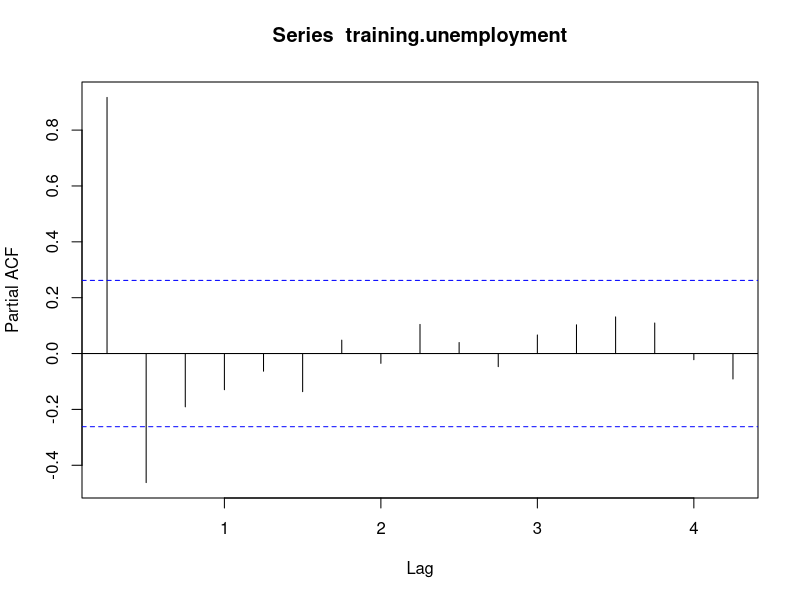
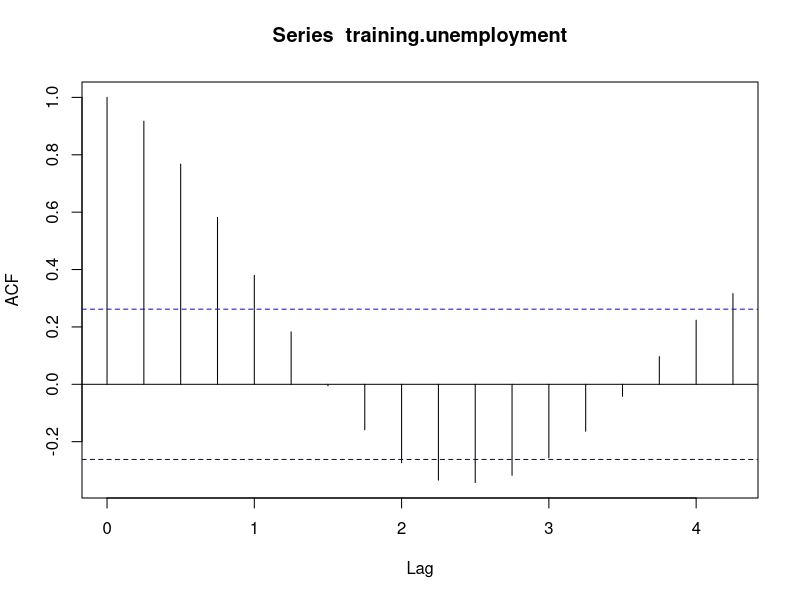
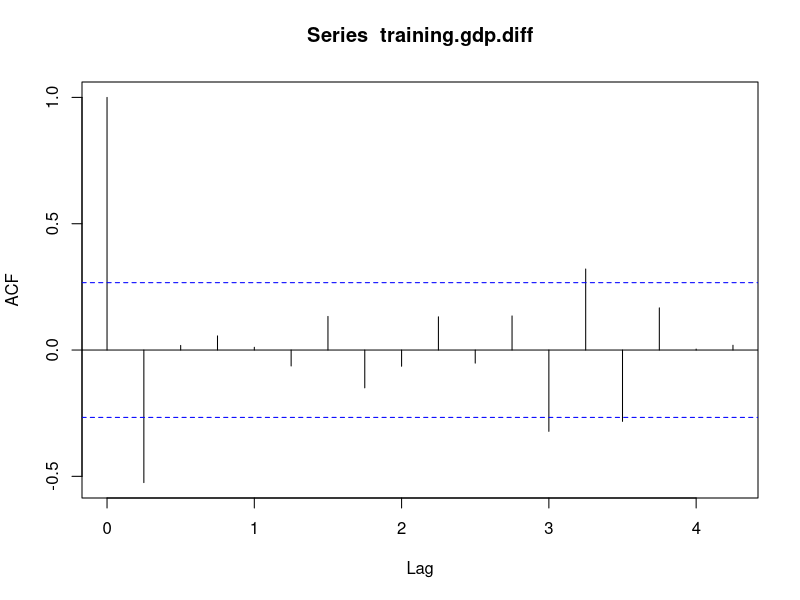
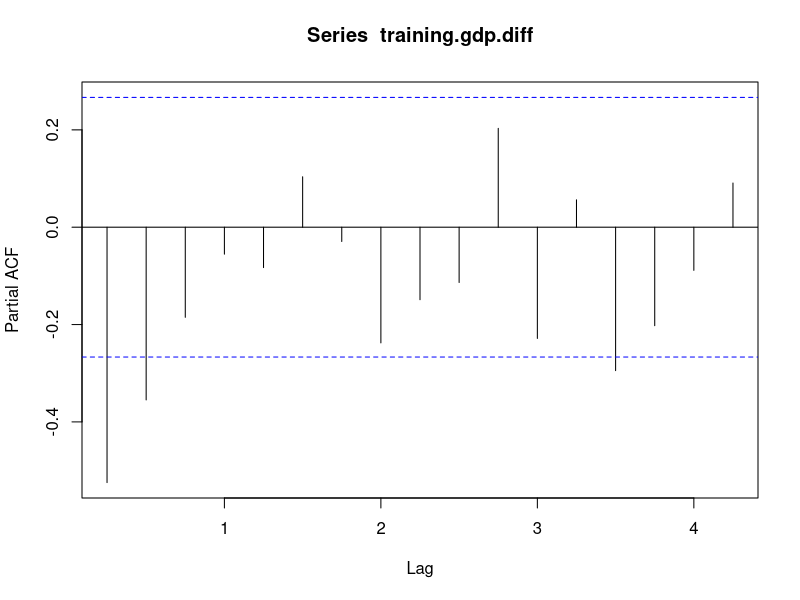
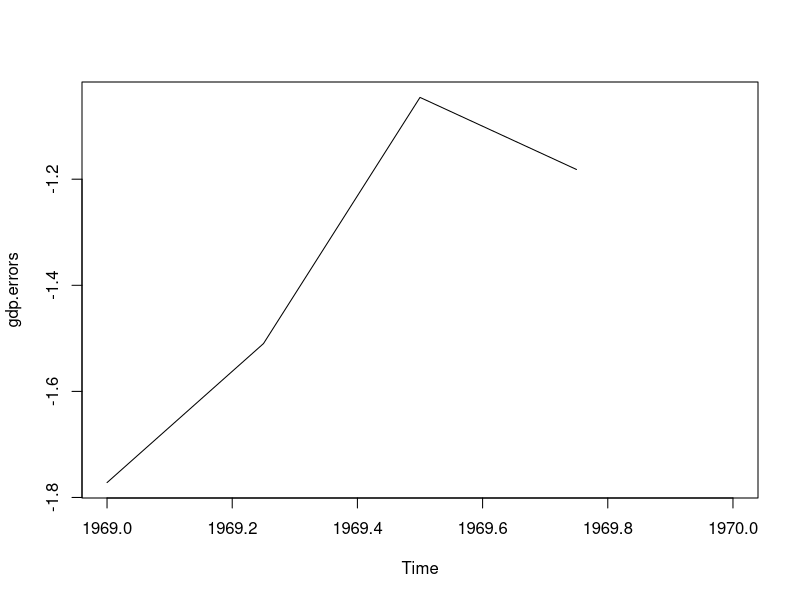
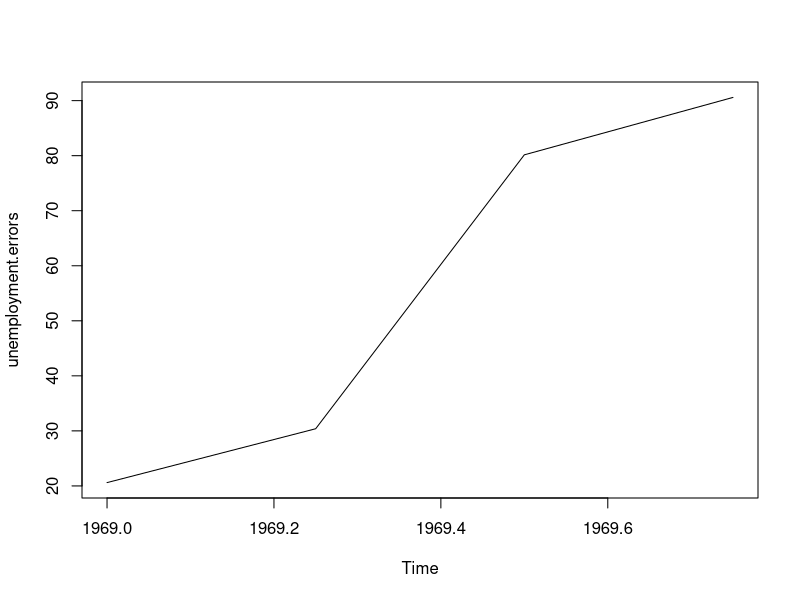
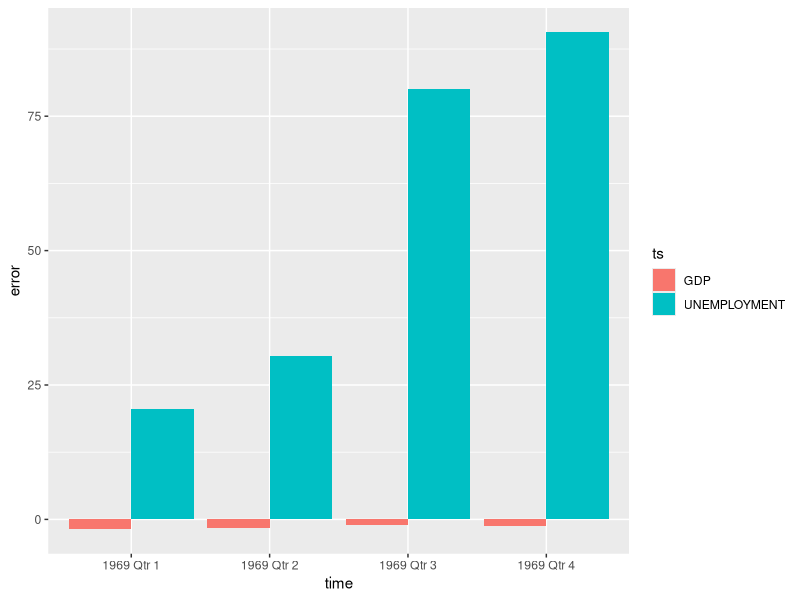
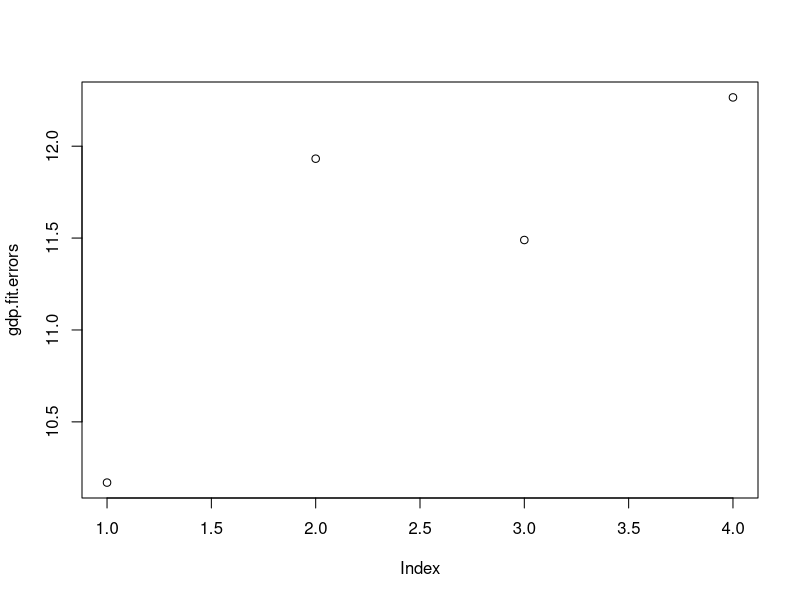

The R source for these figures, in order:
## ---- chunk 1
library(tseries)
library(forecast)
library(ggplot2)
library(zoo)
library(xts)
## ---- chunk 2
# import the data

raw.data <- read.csv("Unemployment_GDP_UK.csv", header=T)

unemployment <- ts(data=raw.data$UN, frequency=4, start=c(1955, 1))
gdp <- ts(data=raw.data$GDP, frequency=4, start=c(1955, 1))

training.gdp <- window(gdp, end=c(1968, 4))
training.unemployment <- window(unemployment, end=c(1968, 4))

## ---- chunk 3
adf.test(training.unemployment)
adf.test(training.gdp)
## ---- chunk 4
# partial acf is for the ar parameter
# acf is for the moving average parameter
pacf(training.unemployment)
acf(training.unemployment)
## ---- chunk 5
# we will difference it until we can reject the null hypothesis that it is not stationary
adf.test(diff(training.gdp))
adf.test(diff(training.gdp, differences=2))

# what is the order of the p parameter for gdp
training.gdp.diff <- diff(training.gdp, differences=2)
acf(training.gdp.diff)
pacf(training.gdp.diff)
## ---- chunk 6
unemployment.model <- arima(training.unemployment, order=c(1,0,4))
gdp.model <- arima(training.gdp, order=c(1,2,1))
## ---- chunk 7
# forecast for GDP
gdp.preds.1969 <- predict(gdp.model, n.ahead = 4)

# forecast for Unemployment
unemployment.preds.1969 <- predict(unemployment.model, n.ahead=4)
print(gdp.preds.1969$pred)
print(unemployment.preds.1969$pred)
## ---- chunk 8
# comparison of actuals

(gdp.errors <- window(gdp, start=c(1969,1), end=c(1969,4)) - gdp.preds.1969$pred)
(unemployment.errors <- window(unemployment, start=c(1969,1), end=c(1969,4)) - unemployment.preds.1969$pred)
## ---- chunk 9
# plot the errors
par(mfrow=c(1,1))
plot(gdp.errors, xlim=c(1969, 1970))
plot(unemployment.errors)

data.for.plot <- data.frame(ts=c(rep("GDP", times=4), rep("UNEMPLOYMENT", times=4)), time=rep(c("1969 Qtr 1", "1969 Qtr 2", "1969 Qtr 3", "1969 Qtr 4"), times=2), error = c(gdp.errors, unemployment.errors))

ggplot(data=data.for.plot, aes(x=time, y=error, fill=ts) ) + geom_bar(stat="identity", position="dodge")

## ---- chunk 10
(sse.unemployment<- sum(sapply(unemployment.errors, function(x) x**2)))
(sse.gdp <- sum(sapply(gdp.errors, function(x) x**2)))
## ---- chunk 11

gdp.on.unemployment.fit <- lm(data = raw.data[raw.data$Year != 1969,], GDP ~ UN )
gdp.validation <-raw.data[raw.data$Year == 1969,]
lm.gdp.predictions <- predict(gdp.on.unemployment.fit, newdata=gdp.validation, type = "response")

## ---- chunk 12
(gdp.fit.errors <- gdp.validation[, "GDP"] - lm.gdp.predictions)
plot(gdp.fit.errors)
## ---- chunk 13
(gdp.fit.sse <- sum(sapply(gdp.fit.errors, function(x) x**2)))
## ---- chunk 14

unemployment.on.gdp.fit <- lm(data = raw.data[raw.data$Year != 1969,], UN ~ GDP )
unemployment.validation <- raw.data[raw.data$Year == 1969,]
lm.unemployment.predictions <- predict(unemployment.on.gdp.fit, newdata=unemployment.validation, type = "response")

## ---- chunk 15
(unemployment.fit.errors <- unemployment.validation[, "UN"] - lm.unemployment.predictions)
plot(unemployment.fit.errors)
## ---- chunk 16
(unemployment.fit.sse <- sum(sapply(unemployment.fit.errors, function(x) x**2)))
## ---- chunk 17
(mape.gdp <- mean(abs(gdp.fit.errors / gdp.validation$GDP)))
sst.gdp <- sum(sapply(gdp.validation$GDP - mean(gdp.validation$GDP), function(x) x**2))
(r.squared.gdp.on.unemployment <- 1 - (gdp.fit.sse / sst.gdp))

(mape.unemployment <- mean(abs(unemployment.fit.errors / unemployment.validation$UN)))
sst.unemployment <- sum(sapply(unemployment.validation$UN - mean(unemployment.validation$UN), function(x) x**2))
(r.squared.unemployment.on.gdp <- 1 - (unemployment.fit.sse / sst.unemployment))
